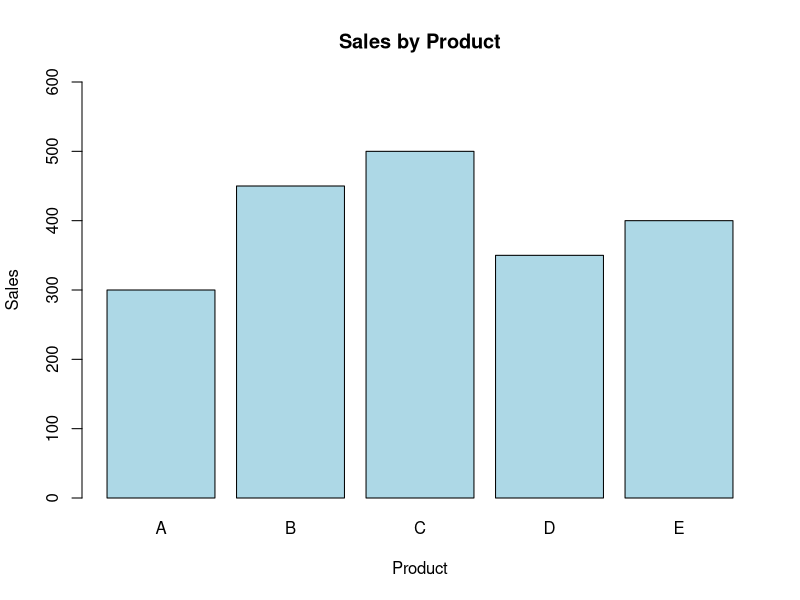

The R script that drew this image:
# Sample data: Product and Sales
product <- c("A", "B", "C", "D", "E")
sales <- c(300, 450, 500, 350, 400)

# Create a bar plot
barplot(sales, names.arg=product, col="lightblue", 
        main="Sales by Product", 
        xlab="Product", ylab="Sales",
        ylim=c(0, 600))  # Adjust y-axis limit
